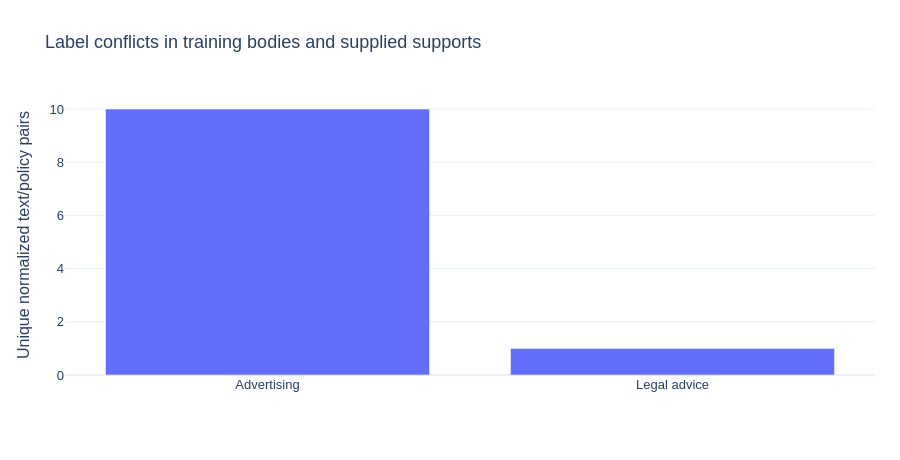

The notebook cell saved with this chart:
### Markdown cell above
## 7 · Inspect contradictory supplied supervision

These counts cover the original training bodies and their four supplied labeled examples, grouped by normalized policy and text. Different historical experiments may use different populations; do not compare their counts without matching scope.

### Code cell
plot = figure(summary, 'support_conflicts')
figures.append(plot)
plot.show(renderer="plotly_mimetype")

### Figure 1 — Plotly figure (JSON) as saved in the notebook; plotly's stock layout.template omitted (floating-point values rounded to 4 significant figures)
{"data": [{"name": "Conflicting labeled texts", "type": "bar", "x": ["Advertising", "Legal advice"], "y": [10, 1]}], "layout": {"barmode": "stack", "font": {"family": "Arial", "size": 13}, "height": 460, "legend": {"orientation": "h", "x": 0, "y": 1.02, "yanchor": "bottom"}, "margin": {"b": 85, "l": 65, "r": 25, "t": 95}, "title": {"text": "Label conflicts in training bodies and supplied supports"}, "yaxis": {"rangemode": "tozero", "title": {"text": "Unique normalized text/policy pairs"}}}}
